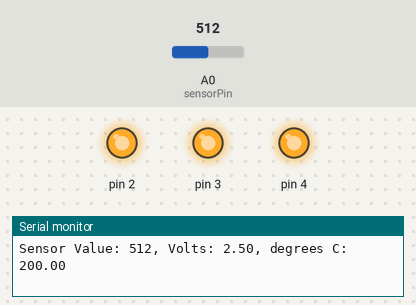
Simulated run of this sketch. Board: Arduino Uno, built with avr-gcc and run on an emulated ATmega328P. On the bench: output pins drawn as LEDs (lit = HIGH), the last lines printed to the serial monitor. The test bench sets the inputs (shaded band); at power-on: A0 (sensorPin) = 512.

Above: at 1.2 s.
1.3 s: A0 (sensorPin) set to 173
4.3 s: A0 (sensorPin) set to 161
At 4.9 s:
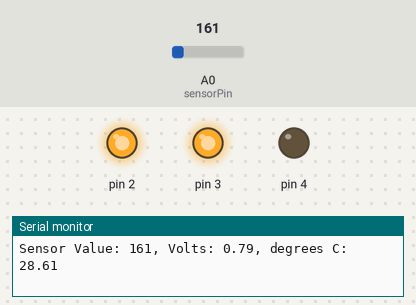
5.8 s: A0 (sensorPin) set to 122
At 6.3 s:
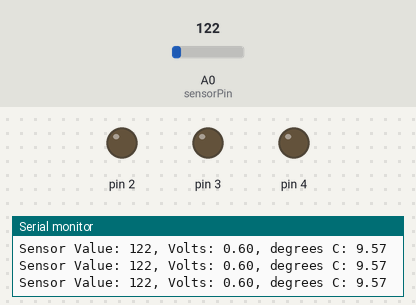
7.3 s: A0 (sensorPin) set to 1023
At 7.9 s:
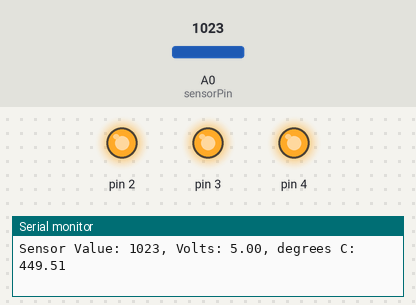
8.8 s: A0 (sensorPin) set to 0
At 9.5 s:
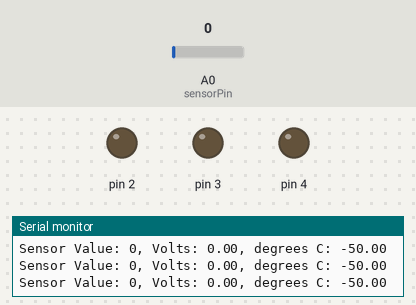
Timing chart, 0 to 11.3 s (numbered marks = the images above; inputs shaded):
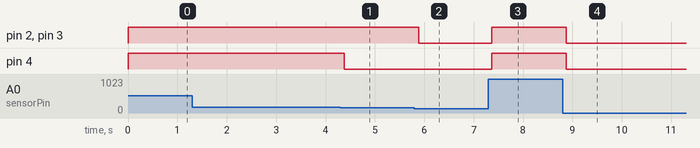

Measured:
- the behaviour switches between 162 and 161 on A0 (sensorPin) (found by bisection; images 0 and 1)
- after the input at 4.3 s, pin 4: HIGH → LOW after 0.08 s
- after the input at 5.8 s, pin 2, pin 3: HIGH → LOW after 0.09 s
- after the input at 7.3 s, pin 2–4: LOW → HIGH after 0.07 s
- after the input at 8.8 s, pin 2–4: HIGH → LOW after 0.08 s

The sketch:

Love_O_Meter.ino
```cpp
const int sensorPin = A0;
const float baselineTemp = 23.0;

void setup() {
  // put your setup code here, to run once:
  Serial.begin(9600);
  for (int pinNumber = 2; pinNumber <= 4; pinNumber++) {
    pinMode(pinNumber, OUTPUT);
    digitalWrite(pinNumber, LOW);
  }
}

void loop() {
  // put your main code here, to run repeatedly:
  int sensorVal = analogRead(sensorPin);
  Serial.print("Sensor Value: ");
  Serial.print(sensorVal);

  float voltage = (sensorVal/1024.0) * 5.0;
  Serial.print(", Volts: ");
  Serial.print(voltage);

  float temperature = (voltage - 0.5) * 100;
  Serial.print(", degrees C: ");
  Serial.println(temperature);

  if (temperature < baselineTemp + 2) {
    digitalWrite(2, LOW);
    digitalWrite(3, LOW);
    digitalWrite(4, LOW);
  }
  else if ((temperature >= baselineTemp + 2) && (temperature < baselineTemp + 4)) {
    digitalWrite(2, HIGH);
    digitalWrite(3, LOW);
    digitalWrite(4, LOW);
  }
  else if ((temperature >= baselineTemp + 4) && (temperature < baselineTemp + 6)) {
    digitalWrite(2, HIGH);
    digitalWrite(3, HIGH);
    digitalWrite(4, LOW);
  }
  else {
    digitalWrite(2, HIGH);
    digitalWrite(3, HIGH);
    digitalWrite(4, HIGH);
  }
  delay(1);
}
```
